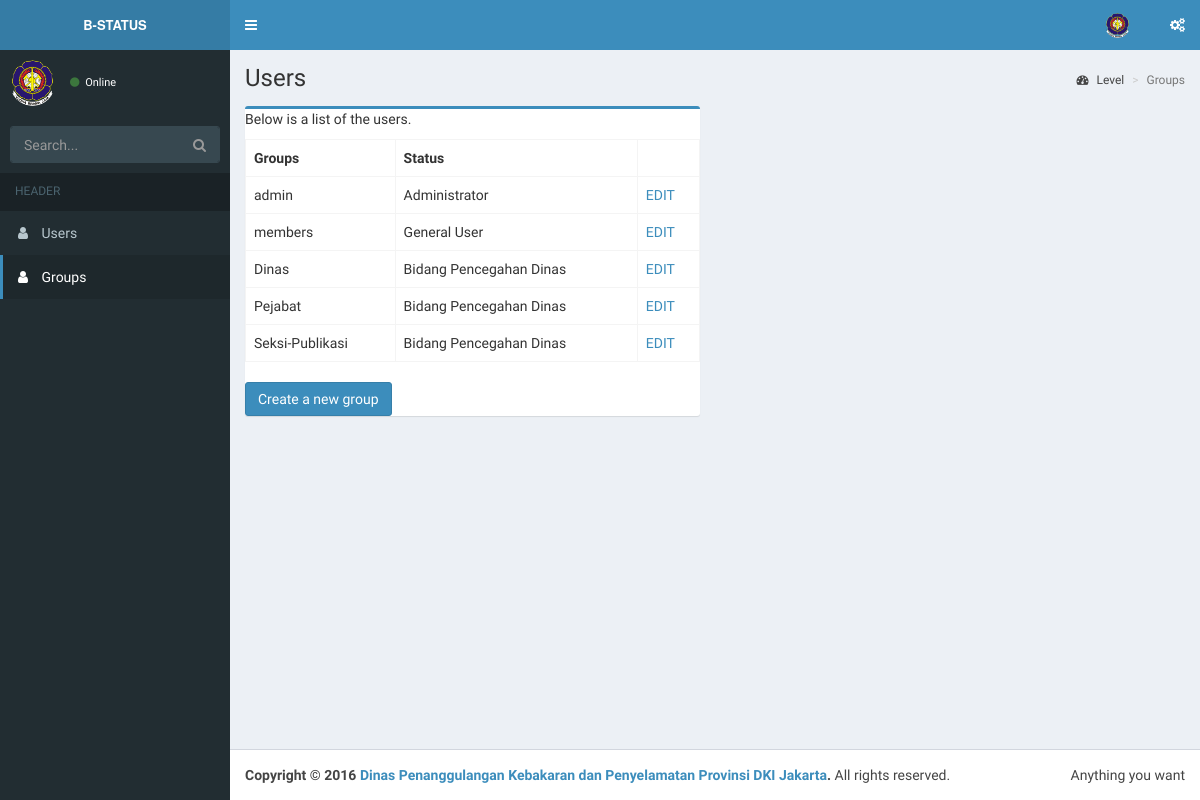
Screenshot of /index.php/auth/show_groups with the database file from the repository.
### tables this page shows
CREATE TABLE `groups` (
  `id` mediumint(8) UNSIGNED NOT NULL,
  `name` varchar(20) NOT NULL,
  `description` varchar(100) NOT NULL
);

### application/views/admin/includes/template.php (called while the page is built)
<?php $this->load->view('admin/includes/header'); ?>
<?php $this->load->view($main_content); ?>
<?php $this->load->view('admin/includes/footer'); ?>

### application/controllers/Auth.php (called while the page is built, shortened)
<?php defined('BASEPATH') OR exit('No direct script access allowed');
class Auth extends CI_Controller
{
	public $data = [];
	public function __construct()
	{
		$this->load->database();
		$this->load->library(['ion_auth', 'form_validation']);
		$this->load->helper(['url', 'language']);
	}
	public function _render_page($view, $data = NULL, $returnhtml = FALSE)
	{
		$viewdata = (empty($data)) ? $this->data : $data;
		$view_html = $this->load->view($view, $viewdata, $returnhtml);
	}
	public function show_groups(){
		$this->data['groups'] = $this->ion_auth->groups()->result();
		$this->data['main_content'] = 'admin/show_groups';
		$this->_render_page('admin/includes/template', $this->data);
	}
}

### index.php (called while the page is built, shortened)
<?php
require_once BASEPATH.'core/CodeIgniter.php';

### application/third_party/ion_auth/models/Ion_auth_model.php (called while the page is built, shortened)
<?php
class Ion_auth_model extends CI_Model
{
	public $tables = [];
	public $_ion_where = [];
	public $_ion_select = [];
	public $_ion_limit = NULL;
	public $_ion_offset = NULL;
	public $_ion_order_by = NULL;
	public $_ion_order = NULL;
	protected $db;
	public function __construct()
	{
		$this->config->load('ion_auth', TRUE);
		$this->load->helper('cookie', 'date');
		$group_name = $this->config->item('database_group_name', 'ion_auth');
		if (empty($group_name))
		{
			$CI =& get_instance();
			$this->db = $CI->db;
		}
		else
		{
			$this->db = $this->load->database($group_name, TRUE, TRUE);
		}
		$this->tables = $this->config->item('tables', 'ion_auth');
	}
	public function limit($limit)
	{
		$this->_ion_limit = $limit;
		return $this;
	}
	public function where($where, $value = NULL)
	{
		if (!is_array($where))
		{
			$where = [$where => $value];
		}
		array_push($this->_ion_where, $where);
		return $this;
	}
	public function order_by($by, $order='desc')
	{
		$this->_ion_order_by = $by;
		$this->_ion_order    = $order;
		return $this;
	}
	public function users($groups = NULL)
	{
		if (isset($this->_ion_select) && !empty($this->_ion_select))
		{
			foreach ($this->_ion_select as $select)
			{
				$this->db->select($select);
			}
			$this->_ion_select = [];
		}
		else
		{
			$this->db->select([
			    $this->tables['users'].'.*',
			    $this->tables['users'].'.id as id',
			    $this->tables['users'].'.id as user_id'
			]);
		}
		if (isset($this->_ion_where) && !empty($this->_ion_where))
		{
			foreach ($this->_ion_where as $where)
			{
				$this->db->where($where);
			}
			$this->_ion_where = [];
		}
		if (isset($this->_ion_limit) && isset($this->_ion_offset))
		{
			$this->db->limit($this->_ion_limit, $this->_ion_offset);
			$this->_ion_limit  = NULL;
			$this->_ion_offset = NULL;
		}
		else if (isset($this->_ion_limit))
		{
			$this->db->limit($this->_ion_limit);
			$this->_ion_limit  = NULL;
		}
		if (isset($this->_ion_order_by) && isset($this->_ion_order))
		{
			$this->db->order_by($this->_ion_order_by, $this->_ion_order);
			$this->_ion_order    = NULL;
			$this->_ion_order_by = NULL;
		}
		return $this;
	}
	public function groups()
	{
		$this->response = $this->db->get($this->tables['groups']);
		return $this;
	}
}

### application/third_party/ion_auth/libraries/Ion_auth.php (called while the page is built, shortened)
<?php
class Ion_auth
{
	public function __construct()
	{
		$this->_cache_user_in_group =& $this->ion_auth_model->_cache_user_in_group;
		$this->ion_auth_model->trigger_events('library_constructor');
	}
	public function __call($method, $arguments)
	{
		return call_user_func_array( [$this->ion_auth_model, $method], $arguments);
	}
}

### application/views/admin/show_groups.php (the view, shortened to what this page needs)
<div class="content-wrapper">
	<section class="content-header">
		<h1>
			<?php echo lang('index_heading');?>
		</h1>
		<ol class="breadcrumb">
			<li><a href="#"><i class="fa fa-dashboard"></i> Level</a></li>
			<li class="active">Groups</li>
		</ol>
	</section>
	<section class="content">
		<div class="row">
			<div class="col-md-6">
				<div class="box box-primary">
		<p><?php echo lang('index_subheading');?></p>
		<table cellpadding=0 cellspacing=10 class="table table-bordered">
			<tr>
				<th><?php echo lang('index_groups_th');?></th>
				<th><?php echo lang('index_status_th');?></th>
			</tr>
			<?php foreach ($groups as $group):?>
				<tr>
					<td><?php echo htmlspecialchars($group->name,ENT_QUOTES,'UTF-8');?></td>
					<td><?php echo htmlspecialchars($group->description,ENT_QUOTES,'UTF-8');?></td>
					<td>
						<?php echo anchor("auth/edit_group/".$group->id, htmlspecialchars('EDIT',ENT_QUOTES,'UTF-8')) ;?><br />
					</td>
				</tr>
			<?php endforeach;?>
		</table>
		<a href="create_group" class="btn btn-primary btn-xl" type="button"><?php echo lang('index_create_group_link');?></a>
		</div></div></div>
	</section>
</div>

### application/views/admin/includes/header.php (shortened to what this page needs)
<!DOCTYPE html>
<html>
<head>
  <link rel="stylesheet" href="<?php echo base_url(); ?>assets/vendor/bootstrap/css/bootstrap.min.css">
  <link rel="stylesheet" href="https://cdnjs.cloudflare.com/ajax/libs/font-awesome/4.5.0/css/font-awesome.min.css">
  <link rel="stylesheet" href="https://cdnjs.cloudflare.com/ajax/libs/ionicons/2.0.1/css/ionicons.min.css">
  <link rel="stylesheet" href="<?php echo base_url(); ?>assets/vendor/admin_lte/css/AdminLTE.min.css">
  <link rel="stylesheet" href="<?php echo base_url(); ?>assets/vendor/admin_lte/css/skins/skin-blue.min.css">
</head>
<body class="hold-transition skin-blue sidebar-mini">
<div class="wrapper">
  <header class="main-header">
    <a href="index2.html" class="logo">
      <span class="logo-lg" style="font-size:small;"><b>B-STATUS</b></span>
    </a>
    <nav class="navbar navbar-static-top" role="navigation">
      <a href="#" class="sidebar-toggle" data-toggle="offcanvas" role="button">
      </a>
      <div class="navbar-custom-menu">
        <ul class="nav navbar-nav" >
          <li class="dropdown user user-menu">
            <a href="#" class="dropdown-toggle" data-toggle="dropdown">
              <img src="<?php echo base_url(); ?>assets/vendor/admin_lte/img/damkar.png" class="user-image" alt="User Image">
            </a>
          </li>
          <li>
            <a href="#" data-toggle="control-sidebar"><i class="fa fa-gears"></i></a>
          </li>
        </ul>
      </div>
    </nav>
  </header>
  <aside class="main-sidebar">
    <section class="sidebar">
      <div class="user-panel">
        <div class="pull-left image">
          <img src="<?php echo base_url(); ?>assets/vendor/admin_lte/img/damkar.png" class="img-circle" alt="User Image">
        </div>
        <div class="pull-left info">
          <a href="#"><i class="fa fa-circle text-success"></i> Online</a>
        </div>
      </div>
      <form action="#" method="get" class="sidebar-form">
        <div class="input-group">
          <input type="text" name="q" class="form-control" placeholder="Search...">
              <span class="input-group-btn">
                <button type="submit" name="search" id="search-btn" class="btn btn-flat"><i class="fa fa-search"></i>
                </button>
              </span>
        </div>
      </form>
      <?php
        $url1 = 'admin';
        $url2 = $this->uri->segment(2);
      ?>
      <ul class="sidebar-menu">
        <li class="header">HEADER</li>
        <li class="<?php trv_state('users', $url1, $url2);?>"><a href="<?php echo site_url("auth/index")?>"><i class="fa fa-user"></i> <span>Users</span></a></li>
        <li class="<?php trv_state('groups', $url1, $url2);?>"><a href="<?php echo site_url("auth/show_groups")?>"><i class="fa fa-user"></i> <span>Groups</span></a></li>
      </ul>
    </section>
  </aside>

### application/helpers/site_helper.php (shortened to what this page needs)
<?php
if(!function_exists('trv_state'))
{
	function trv_state($page, $url1, $url2){
		if($page=='home' && $url1=='prainspeksi_gedung' && $url2=='home'){
			echo 'active';
		}elseif ($page=='gedung' && $url1=='prainspeksi_gedung' && $url2=='index') {
			echo 'active';
		}elseif ($page=='gedung' && $url1=='prainspeksi_gedung' && $url2=='add') {
			echo 'active';
		}elseif ($page=='gedung' && $url1=='prainspeksi_gedung' && $url2=='update') {
			echo 'active';
		}elseif ($page=='permohonan' && $url1=='prainspeksi_permohonan' && $url2=='index') {
			echo 'active';
		}elseif ($page=='permohonan' && $url1=='prainspeksi_permohonan' && $url2=='update') {
			echo 'active';
		}elseif ($page=='permohonan' && $url1=='prainspeksi_permohonan' && $url2=='Add_step1') {
			echo 'active';
		}elseif ($page=='permohonan' && $url1=='prainspeksi_permohonan' && $url2=='Add_step2') {
			echo 'active';
		}elseif ($page=='tutorial' && $url1=='prainspeksi_gedung' && $url2=='tutorial') {
			echo 'active';
		}elseif ($page=='home' && $url1=='disposisi' && $url2=='home') {
			echo 'active';
		}elseif ($page=='gedung' && $url1=='disposisi' && $url2=='list_gedung') {
			echo 'active';
		}elseif ($page=='gedung' && $url1=='disposisi' && $url2=='update_gedung') {
			echo 'active';
		}elseif ($page=='gedung' && $url1=='disposisi' && $url2=='add_gedung') {
			echo 'active';
		}elseif ($page=='permohonan' && $url1=='disposisi' && $url2=='monitoring') {
			echo 'active';
		}elseif ($page=='permohonan' && $url1=='disposisi' && $url2=='update') {
			echo 'active';
		}elseif ($page=='permohonan' && $url1=='disposisi' && $url2=='Add_disposisi_step1') {
			echo 'active';
		}elseif ($page=='permohonan' && $url1=='disposisi' && $url2=='Add_disposisi_step2') {
			echo 'active';
		}elseif ($page=='permohonan' && $url1=='disposisi' && $url2=='validasi') {
			echo 'active';
		}elseif ($page=='permohonan' && $url1=='disposisi' && $url2=='validasi_step2') {
			echo 'active';
		}elseif ($page==='users' && $url1==='admin' && $url2==='index') {
			echo 'active';
		}elseif ($page==='groups' && $url1==='admin' && $url2==='show_groups') {
			echo 'active';
		}elseif ($page==='home' && $url1==='dinas' && $url2==='home') {
			echo 'active';
		}elseif ($page==='gedung' && $url1==='dinas' && ($url2==='list_gedung' || $url2==='read_gedung' || $url2==='add_gedung' || $url2==='edit_gedung')) {
			echo 'active';
		}elseif ($page==='pemeriksaan' && $url1==='dinas' && ($url2==='list_pemeriksaan' || $url2==='read_pemeriksaan' || $url2==='add_pemeriksaan' || $url2==='edit_pemeriksaan')) {
			echo 'active';
		}elseif ($page==='fsm' && $url1==='dinas' && ($url2==='list_fsm' || $url2==='add_fsm' || $url2==='edit_fsm')) {
			echo 'active';
		}elseif (($page==='setting' || $page==='fungsiGedung') && $url1==='dinas' && ($url2==='list_fungsiGedung' || $url2==='edit_fungsiGedung' || $url2==='add_fungsiGedung')) {
			echo 'active';
		}elseif (($page==='setting' || $page==='kepemilknGedung') && $url1==='dinas' && ($url2==='list_kepemilknGedung' || $url2==='edit_kepemilknGedung' || $url2==='add_kepemilknGedung')) {
			echo 'active';
		}elseif (($page==='setting' || $page==='jalurInfo') && $url1==='dinas' && ($url2==='list_jalurInfo' || $url2==='edit_jalurInfo' || $url2==='add_jalurInfo')) {
			echo 'active';
		}elseif (($page==='setting' || $page==='hslPemeriksaan') && $url1==='dinas' && ($url2==='list_hslPemeriksaan'|| $url2==='edit_hslPemeriksaan' || $url2==='add_hslPemeriksaan')) {
			echo 'active';
		}elseif (($page==='setting' || $page==='statusGedung') && $url1==='dinas' && ($url2==='list_statusGedung'|| $url2==='edit_statusGedung' || $url2==='add_statusGedung')) {
			echo 'active';
		}elseif (($page==='setting' || $page==='penyebabFire') && $url1==='dinas' && ($url2==='list_penyebabFire'|| $url2==='edit_penyebabFire' || $url2==='add_penyebabFire')) {
			echo 'active';
		}elseif ($page==='pokja' && $url1==='dinas' && ($url2==='list_pokja'|| $url2==='edit_pokja' || $url2==='add_pokja')) {
			echo 'active';
		}elseif ($page==='fireHist' && $url1==='dinas' && ($url2==='list_fireHist'|| $url2==='edit_fireHist' || $url2==='add_fireHist')) {
			echo 'active';
		}elseif ($page==='profile' && $url1==='dinas' && $url2==='profile') {
			echo 'active';
		}else{
			echo '';
		}
	}
}

### application/views/admin/includes/footer.php (shortened to what this page needs)
<footer class="main-footer">
  <div class="pull-right hidden-xs">
    Anything you want
  </div>
  <strong>Copyright &copy; 2016 <a href="#">Dinas Penanggulangan Kebakaran dan Penyelamatan Provinsi DKI Jakarta</a>.</strong> All rights reserved.
</footer>
</div>
</body>
</html>

### rows the page displays
groups: name "admin", description "Administrator", id "EDIT"
groups: name "members", description "General User", id "EDIT"
groups: name "Dinas", description "Bidang Pencegahan Dinas", id "EDIT"
groups: name "Pejabat", description "Bidang Pencegahan Dinas", id "EDIT"
groups: name "Seksi-Publikasi", description "Bidang Pencegahan Dinas", id "EDIT"

### other values shown
lang('index_heading') "Users"
lang('index_subheading') "Below is a list of the users."
lang('index_groups_th') "Groups"
lang('index_status_th') "Status"
lang('index_create_group_link') "Create a new group"
